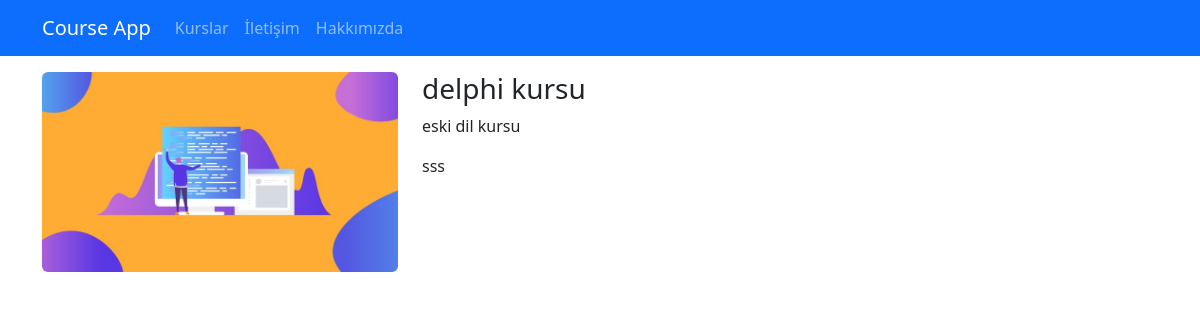
The app's page /kurslar/delphi-kursu, older data.
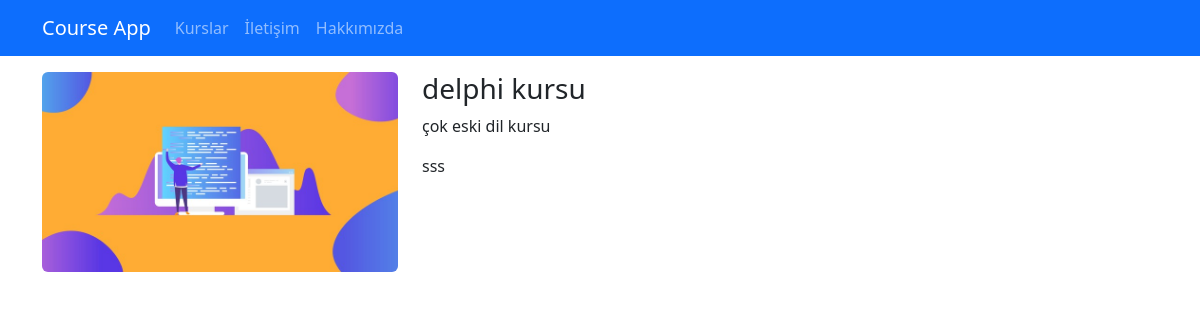
The same page, newer data.
### djangoapp/models.py (models this page shows, shortened)
class Course(models.Model):
    title = models.CharField(max_length=50)
    description = models.TextField()
    imageUrl = models.CharField(max_length=50, blank=False)
    date = models.DateField(auto_now=True)
    isActive = models.BooleanField()
    slug = models.SlugField(default="",blank=True, null=False, unique=True, db_index=True)
    category = models.ForeignKey(Category,default=1, on_delete=models.CASCADE)

### djangoapp/views.py (the view)
# urls.py: path('<slug:slug>', views.details, name="course_details"),
def details(request, slug):
    course = get_object_or_404(Course, slug=slug)
    context = {
        'course' : course
    }
    return render(request, 'courses/details.html', context)

### djangoapp/templates/courses/details.html (shortened to what this page needs)
{% extends "layout.html" %}
{% load static %}
{% block css_files %}
    <link rel="stylesheet" href="{% static 'courses/css/style.css' %}">
    <link rel="stylesheet" href="https://cdnjs.cloudflare.com/ajax/libs/font-awesome/6.5.2/css/all.min.css"/>
{% endblock css_files %}
{% block content %}
<div class="container mt-3">
    <div class="row">
        <div class="col-4">
            <img class="img-fluid rounded" src="{% static "courses/img/"|add:course.imageUrl %}" alt="{{ course.title }}">
        </div>
        <div class="col-8">
            <h1 class="h3">{{ course.title }}</h1>
            <p> {{ course.description}} </p>
            <p>sss</p>
        </div>
    </div>
</div>
{% endblock content %}

Row changes from the older to the newer data that the page shows:
changed Course "delphi kursu": description "eski dil kursu" → "çok eski dil kursu"
